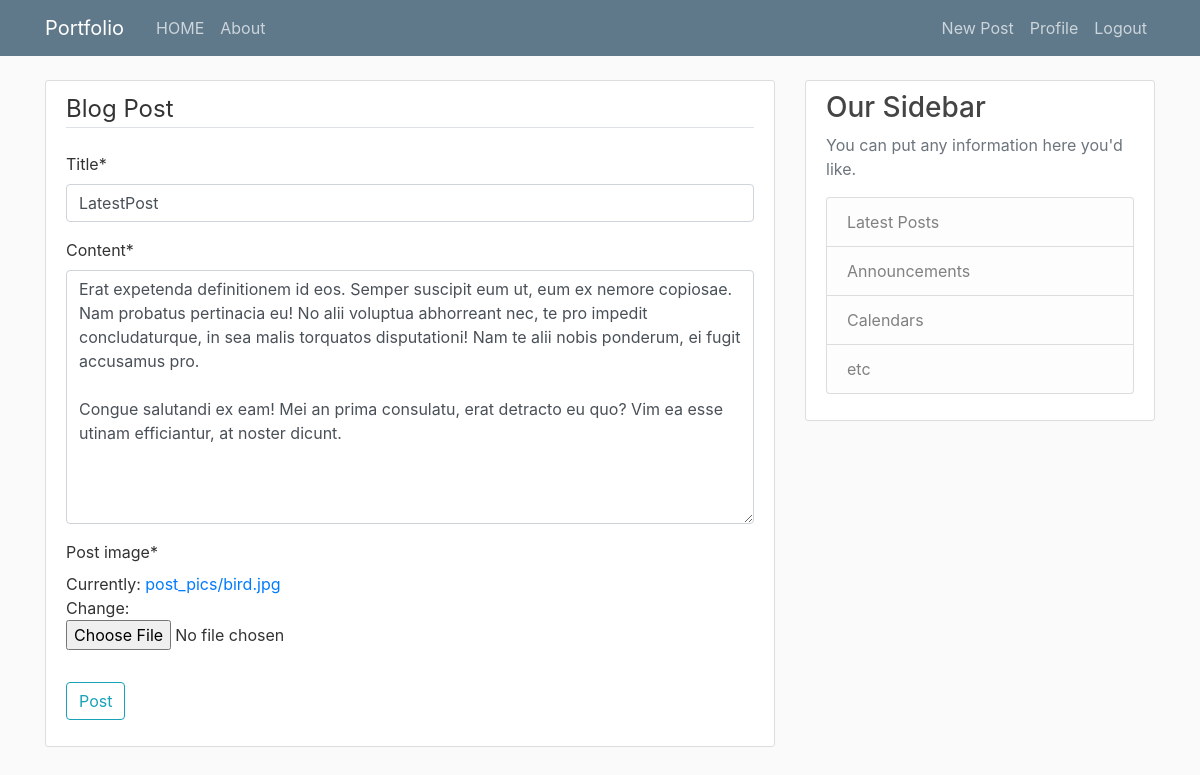
/post/30/update (signed in), run on the app's committed database.
### blog/models.py (models this page shows, shortened)
class Post(models.Model):
    title = models.CharField(max_length=100)
    content = models.TextField()
    date_posted = models.DateTimeField(default=timezone.now)
    author = models.ForeignKey(User, on_delete=models.CASCADE)
    post_image = models.ImageField(default='default.jpg' , upload_to ='post_pics')

### blog/views.py (the view, shortened to what this page needs)
# urls.py: path('post/<int:pk>/update', PostUpdateView.as_view(), name='post-update'),
class PostUpdateView(LoginRequiredMixin, UpdateView):
    model = Post
    fields = ['title', 'content', 'post_image']

### blog/templates/blog/post_form.html (shortened to what this page needs)
{% extends "blog/base.html" %}
{% load crispy_forms_tags %}
    {% block content %}
  <div class = "content-section">
        <form method="POST">
            <fieldset class = "form-group">
                <legend class="border-bottom mb-4">Blog Post</legend>
                {{ form|crispy }}
            </fieldset>
            <div class="form-group">
                <button class = "btn btn-outline-info"  type="submit">Post</button>
  </div>
      </form>
  </div>
{% endblock content%}

### blog/static/blog/main.css (style rules this page uses)
body { background: #fafafa; color: #333333; margin-top: 5rem; }
.content-section { background: #ffffff; padding: 10px 20px; border: 1px solid #dddddd; border-radius: 3px; margin-bottom: 20px; }

### data on the page
Post: title "LatestPost", content "Erat expetenda definitionem id eos. Semper suscipit eum ut, eum ex nemore copiosae. Nam probatus pertinacia eu! No alii voluptua abhorreant nec, te pro impedit concludaturque, in sea malis torquatos disputationi! Nam te alii nobis ponderum, ei fugit accusamus pro. Congue salutandi ex eam! Mei an prima consulatu, erat detracto eu quo? Vim ea esse utinam efficiantur, at noster dicunt."
